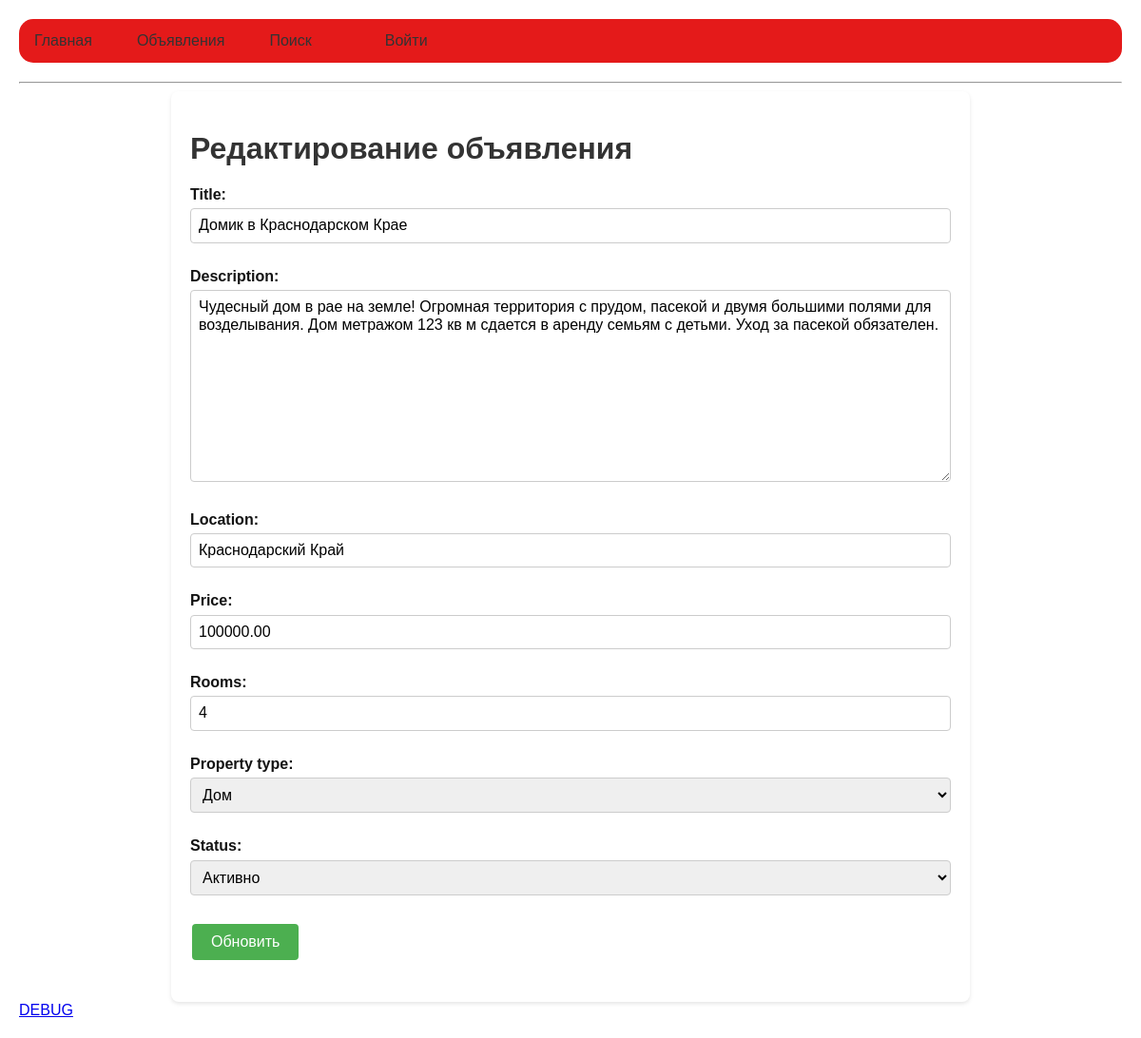
Screenshot of /listings/9/update/ with the database file from the repository.
### listings/models.py (models this page shows, shortened)
class Listing(models.Model):
    PROPERTY_TYPES = [
        ('apartment', 'Квартира'),
        ('house', 'Дом'),
        ('studio', 'Студия'),
    ]
    STATUS_CHOICES = [
        ('active', 'Активно'),
        ('inactive', 'Неактивно'),
    ]
    title = models.CharField(max_length=255)
    description = models.TextField()
    location = models.CharField(max_length=255)
    price = models.DecimalField(max_digits=10, decimal_places=2)
    rooms = models.PositiveIntegerField()
    property_type = models.CharField(max_length=50, choices=PROPERTY_TYPES)
    status = models.CharField(max_length=20, choices=STATUS_CHOICES, default='active')
    owner = models.ForeignKey(settings.AUTH_USER_MODEL, related_name='listings', on_delete=models.CASCADE)
    created_at = models.DateTimeField(auto_now_add=True)
    updated_at = models.DateTimeField(auto_now=True)

### listings/views.py (the view)
# urls.py: path('<int:pk>/update/', ListingUpdateView.as_view(), name='listing-update'),
class ListingUpdateView(UpdateView):
    model = Listing
    fields = ['title', 'description', 'location', 'price', 'rooms', 'property_type', 'status']
    template_name = 'listings/listing_form.html'
    success_url = reverse_lazy('listing-list')

### templates/listings/listing_form.html (shortened to what this page needs)
{% extends "base.html" %}
{% block content %}
<h1>{% if form.instance.pk %}Редактирование объявления{% else %}Создание объявления{% endif %}</h1>
<form method="post">
    {{ form.as_p }}
    <button type="submit">{% if form.instance.pk %}Обновить{% else %}Создать{% endif %}</button>
</form>
{% endblock content %}

### static/styles.css (style rules this page uses)
body { font-family: Arial, sans-serif; margin: 0; padding: 0; background-size: cover; color: rgb(19, 19, 19); }
form { margin-bottom: 20px; }
label { display: block; margin-bottom: 5px; font-weight: bold; }
input, textarea, select { width: 100%; padding: 8px; margin-bottom: 10px; border: 1px solid #ccc; border-radius: 4px; box-sizing: border-box; }
button { background-color: #4CAF50; color: white; border: none; padding: 10px 20px; text-align: center; text-decoration: none; display: inline-block; font-size: 16px; margin: 4px 2px; cursor: pointer; border-radius: 4px; }

### templates/base.html (style rules this page uses)
body { font-family: Arial, sans-serif; margin: 20px; background-image: url("https://4kwallpapers.com/images/walls/thumbs_3t/4252.jpg"); background-attachment: fixed; background-size: cover; background-repeat: no-repeat; }
h1, h2, h3 { color: #333; }

### rows the page displays
Listing: title "Домик в Краснодарском Крае", description "Чудесный дом в рае на земле! Огромная территория с прудом, пасекой и двумя большими полями для возделывания. Дом метражом 123 кв м сдается в аренду семьям с детьми. Уход за пасекой обязателен.", location "Краснодарский Край", price "100000.00", rooms "4", property_type "Дом", status "Активно"
